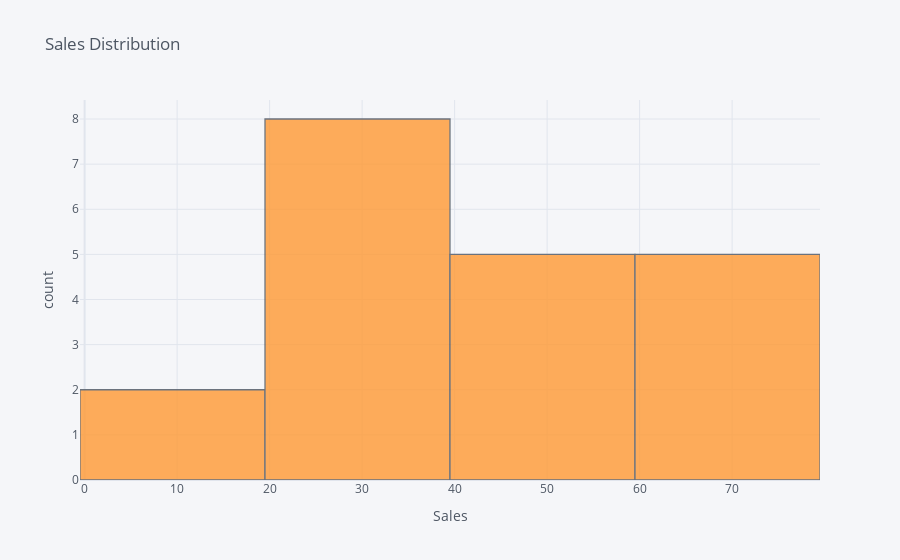

The code cell stored with this chart in its notebook:
### Code cell
data1['SalesinRs'].iplot(kind='hist', 
                         xTitle='Sales', 
                         yTitle='count', 
                         title='Sales Distribution')

### Figure 1 — Plotly figure (JSON) as saved in the notebook; plotly's stock layout.template omitted (floating-point values rounded to 4 significant figures)
{"data": [{"histfunc": "count", "histnorm": "", "marker": {"color": "rgba(255, 153, 51, 1.0)", "line": {"color": "#4D5663", "width": 1.3}}, "name": "SalesinRs", "opacity": 0.8, "orientation": "v", "type": "histogram", "x": [50, 75, 11, 77, 45, 52, 26, 24, 28, 31, 36, 72, 69, 51, 34, 40, 18, 35, 29, 68]}], "layout": {"barmode": "overlay", "legend": {"bgcolor": "#F5F6F9", "font": {"color": "#4D5663"}}, "paper_bgcolor": "#F5F6F9", "plot_bgcolor": "#F5F6F9", "title": {"font": {"color": "#4D5663"}, "text": "Sales Distribution"}, "xaxis": {"gridcolor": "#E1E5ED", "showgrid": true, "tickfont": {"color": "#4D5663"}, "title": {"font": {"color": "#4D5663"}, "text": "Sales"}, "zerolinecolor": "#E1E5ED"}, "yaxis": {"gridcolor": "#E1E5ED", "showgrid": true, "tickfont": {"color": "#4D5663"}, "title": {"font": {"color": "#4D5663"}, "text": "count"}, "zerolinecolor": "#E1E5ED"}}}
